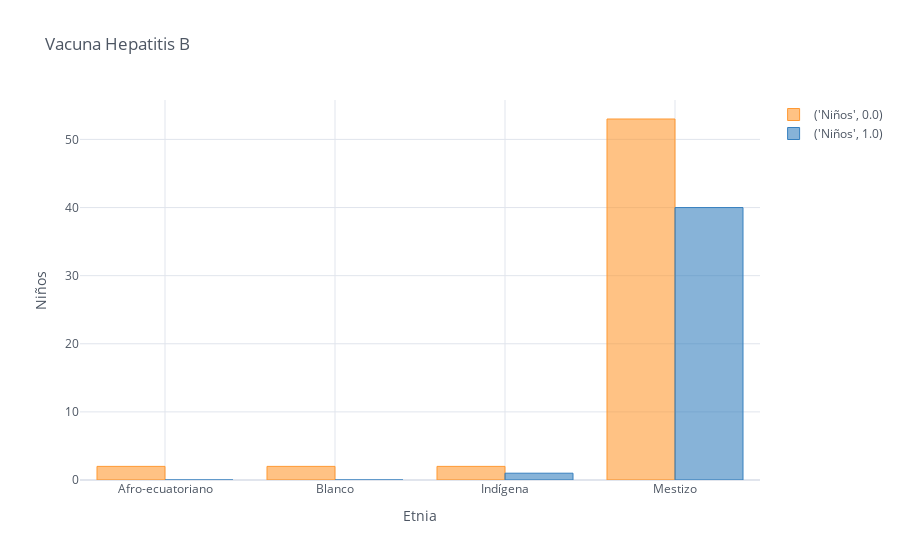

Write notebook code for a chart like this one.
### Code cell
df_vacunas_hepatitisb.iplot(kind='bar',xTitle = 'Etnia',yTitle = 'Niños',title='Vacuna Hepatitis B')

### Figure 1 — Plotly figure (JSON) as saved in the notebook; plotly's stock layout.template omitted (floating-point values rounded to 4 significant figures)
{"data": [{"marker": {"color": "rgba(255, 153, 51, 0.6)", "line": {"color": "rgba(255, 153, 51, 1.0)", "width": 1}}, "name": "('Niños', 0.0)", "orientation": "v", "text": "", "type": "bar", "x": ["Afro-ecuatoriano", "Blanco", "Indígena", "Mestizo"], "y": [2, 2, 2, 53]}, {"marker": {"color": "rgba(55, 128, 191, 0.6)", "line": {"color": "rgba(55, 128, 191, 1.0)", "width": 1}}, "name": "('Niños', 1.0)", "orientation": "v", "text": "", "type": "bar", "x": ["Afro-ecuatoriano", "Blanco", "Indígena", "Mestizo"], "y": [0, 0, 1, 40]}], "layout": {"legend": {"bgcolor": "#FFFFFF", "font": {"color": "#4D5663"}}, "paper_bgcolor": "#FFFFFF", "plot_bgcolor": "#FFFFFF", "title": {"font": {"color": "#4D5663"}, "text": "Vacuna Hepatitis B"}, "xaxis": {"gridcolor": "#E1E5ED", "showgrid": true, "tickfont": {"color": "#4D5663"}, "title": {"font": {"color": "#4D5663"}, "text": "Etnia"}, "zerolinecolor": "#E1E5ED"}, "yaxis": {"gridcolor": "#E1E5ED", "showgrid": true, "tickfont": {"color": "#4D5663"}, "title": {"font": {"color": "#4D5663"}, "text": "Niños"}, "zerolinecolor": "#E1E5ED"}}}
